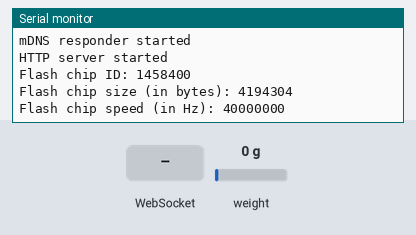
Recording of a sketch running on a simulated ESP8266 (NodeMCU). On the bench: the last lines printed to the serial monitor. Inputs (shaded band) come from the test bench; at power-on: weight on the scale 0 g. WiFi joins after 1.5 s; servers stay silent unless stated.

Above: at 2.7 s.
2.8 s: WebSocket text "#" received
At 3.8 s:
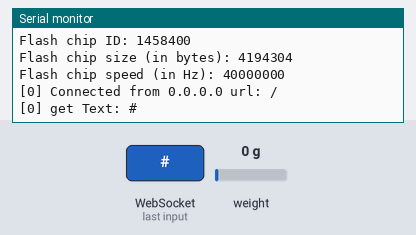
4.3 s: WebSocket text "0" received
At 4.9 s:
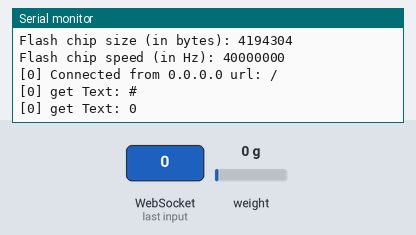

Measured:
- after the input at 2.8 s, the serial monitor: prints a new line at once (image 1)
- after the input at 4.3 s, the serial monitor: prints a new line at once (image 2)

The sketch:

BedWeight.ino
```cpp
//#include <Arduino.h>
#include <ESP8266WiFi.h>
//#include <WiFiClient.h>
#include <ESP8266WebServer.h>
#include <ESP8266mDNS.h>
#//include <EEPROM.h>
#include <HX711.h>
#include <WebSocketsServer.h>

const char* ssid = "Eric 2.4GHz";
const char* password = "ENTER WIFI PASSWORD"; // ENTER WIFI PASSWORD !!!
const char* mdnsName = "bed-occupancy";
IPAddress ip(192, 168, 8, 55); // "192.168.8.55" : "bed-occupancy.local"
IPAddress gateway(192, 168, 8, 1);
IPAddress subnet(255, 255, 255, 0);

ESP8266WebServer server = ESP8266WebServer(80);
WebSocketsServer webSocket = WebSocketsServer(81);
HX711 scale;

int pressionThreshold = 45; // (scale.read()/10000) 34 lit seul, 50  Moi à droite, 69 moi à gauche
int pressionCurrentValue = 0;

void handleStatus()
{
  server.send(200, "application/json", jsonStatus());
}

void handleHtmlStatus()
{
  // send index.html
  String text = "<script src=https:\/\/www.gstatic.com\/charts\/loader.js><\/script><script>function drawChart(){var o=google.visualization.arrayToDataTable([[\"Label\",\"Value\"],[\"WIFI\",0]]),e={width:500,height:500,redFrom:-100,redTo:-85,yellowFrom:-85,yellowTo:-75,greenFrom:-75,greenTo:-50,minorTicks:10,min:-100,max:-50,animation:{duration:0},majorTicks:[-100,-50]},a=new google.visualization.Gauge(document.getElementById(\"chart_div\"));a.draw(o,e);var n=new WebSocket(\"ws:\/\/\"+location.hostname+\":81\/\",[\"arduino\"]);n.onopen=function(){n.send(\"Connect \"+new Date)},n.onerror=function(o){console.log(\"WebSocket Error \",o)},n.onmessage=function(n){console.log(\"Server: \",n.data),o.setValue(0,1,n.data),a.draw(o,e)}.bind(this)}google.charts.load(\"current\",{packages:[\"gauge\"]}),google.charts.setOnLoadCallback(drawChart)<\/script><div id=chart_div style=width:500px;height:500px><\/div>";
  server.send(200, "text/html", text);
}

String jsonStatus ()
{
  int inBed = pressionCurrentValue > pressionThreshold ? 1 : 0;
  String msg = "{ \"inBed\": "; msg += inBed ; msg += ", \"pressionThreshold\": "; msg += pressionThreshold ; msg += ", \"currentPression\": "; msg += pressionCurrentValue; msg += "}";
  return msg;
}
/*
  void setPressionThreshold(int status)
  {
  EEPROM.write(1, 0); EEPROM.write(2, 0); // clear
  EEPROM.commit();
  EEPROM.write(1, status / 256); EEPROM.write(2, status % 256); //write
  EEPROM.commit();
  }

  int getPressionThreshold()
  {
  return EEPROM.read(1) * 256 + EEPROM.read(2);
  }
*/

uint8_t webSocketConNum = 0;
bool webSocketIsCon = false;

void webSocketEvent(uint8_t num, WStype_t type, uint8_t * payload, size_t lenght)
{
  switch (type) {
    case WStype_DISCONNECTED:
      webSocketIsCon = false;
      Serial.printf("[%u] Disconnected!\n", num);
      break;
    case WStype_CONNECTED: {
        webSocketIsCon = true;
        IPAddress ip = webSocket.remoteIP(num);
        webSocketConNum = num;
        Serial.printf("[%u] Connected from %d.%d.%d.%d url: %s\n", num, ip[0], ip[1], ip[2], ip[3], payload);

        // send message to client
        //  webSocket.sendTXT(num, "Connected");
      }
      break;
    case WStype_TEXT:
      Serial.printf("[%u] get Text: %s\n", num, payload);

      if (payload[0] == '#') {
        // we get RGB data

        // decode rgb data
        uint32_t rgb = (uint32_t) strtol((const char *) &payload[1], NULL, 16);
      }
      break;
  }
}


void setup(void)
{
  pinMode(D1, OUTPUT);
  pinMode(D2, INPUT);
  scale.begin(D1, D2);
  //pinMode(LED_BUILTIN, OUTPUT);
  //digitalWrite(LED_BUILTIN, HIGH);
  Serial.begin(115200);

  WiFi.config(ip, gateway, subnet);
  WiFi.begin(ssid, password);

  // Wait for connection
  while (WiFi.status() != WL_CONNECTED) {
    delay(500);
    Serial.print(".");
  }
  Serial.println(""); Serial.print("Connected to "); Serial.println(ssid); Serial.print("IP address: "); Serial.println(WiFi.localIP());

  if (!MDNS.begin(mdnsName)) {
    Serial.println("Error setting up MDNS responder!");
    while (1) {
      delay(1000);
    }
  }
  Serial.println("mDNS responder started");

  // start webSocket server
  webSocket.begin();
  webSocket.onEvent(webSocketEvent);
  server.on("/status", handleStatus);
  server.on("/", handleHtmlStatus);
  server.onNotFound(handleNotFound);
  server.begin();
  MDNS.addService("http", "tcp", 80);
  MDNS.addService("ws", "tcp", 81);
  Serial.println("HTTP server started");
  Serial.printf("Flash chip ID: %d\n", ESP.getFlashChipId());
  Serial.printf("Flash chip size (in bytes): %d\n", ESP.getFlashChipSize());
  Serial.printf("Flash chip speed (in Hz): %d\n", ESP.getFlashChipSpeed());

  scale.power_up();
}

int loopCounter = 1;
void loop(void)
{
  delay(1); loopCounter++; if (loopCounter > 1000) {
    loopCounter = 1;
  }
  webSocket.loop();
  server.handleClient();
  if (loopCounter % 1000 == 0) // 1sec
  {
    // scale.power_up();
    int scaleRead = scale.read() / 10000;
    if (scaleRead > 0) {
      pressionCurrentValue = scaleRead;
    }
    //  scale.power_down();
  }

  if (loopCounter % 20 == 0) // 20msec
  {
    String value = String(WiFi.RSSI());
    if (webSocketIsCon == true) {
      // webSocket.sendTXT(webSocketConNum, value);
      webSocket.broadcastTXT(value);
    }
  }
}

void handleNotFound()
{
  String message = "File Not Found\n\n";
  message += "URI: ";
  message += server.uri();
  message += "\nMethod: ";
  message += (server.method() == HTTP_GET) ? "GET" : "POST";
  message += "\nArguments: ";
  message += server.args();
  message += "\n";
  for (uint8_t i = 0; i < server.args(); i++) {
    message += " " + server.argName(i) + ": " + server.arg(i) + "\n";
  }
  server.send(404, "text/plain", message);
}
```
